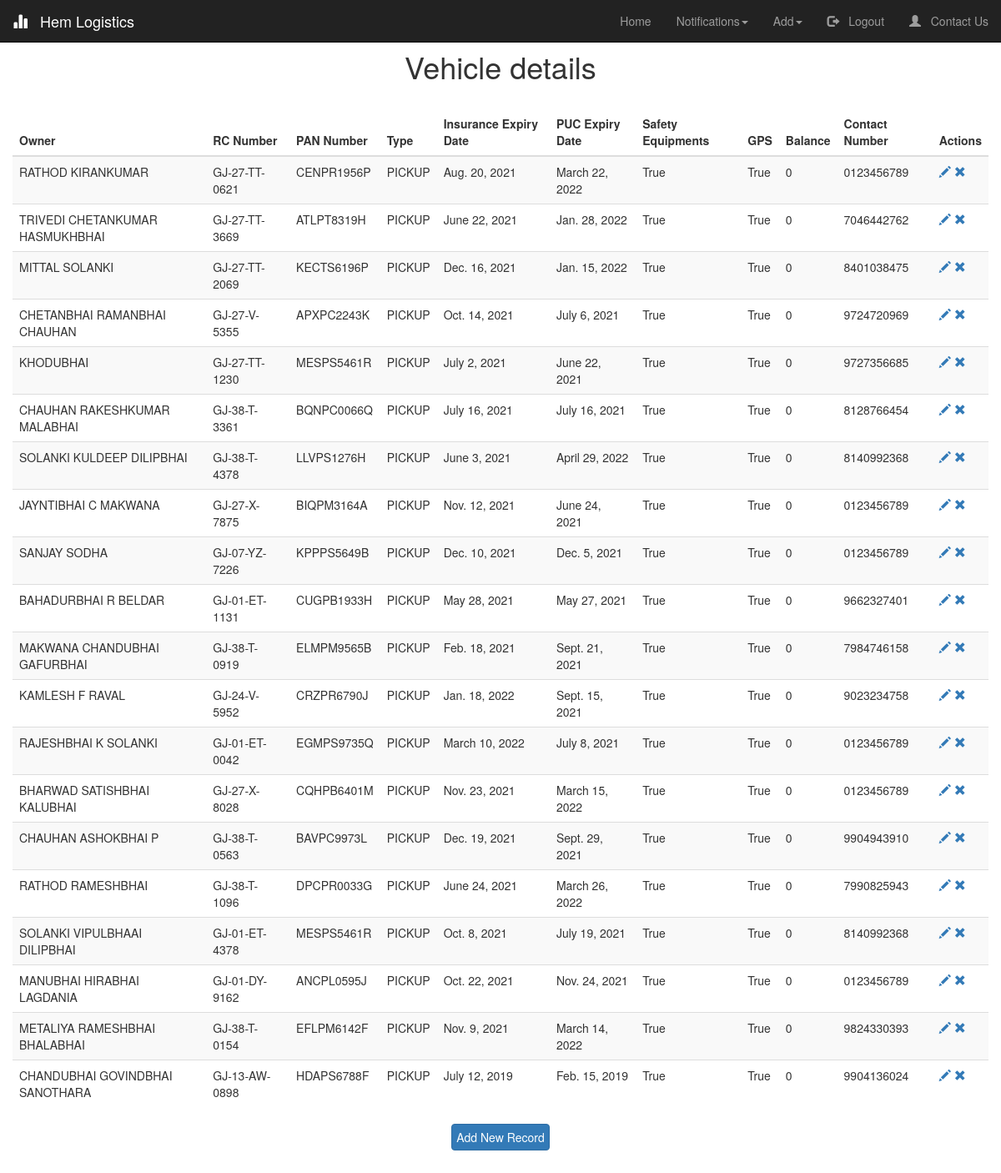
/Vehicle/ (signed in), run on the app's committed database.
### logistics/models.py (models this page shows, shortened)
class Vehicle(models.Model):
    Owner  = models.CharField(max_length=50, verbose_name="Owner's Name")
    RC_number = models.CharField(unique =True, verbose_name="RC Number", max_length=13, validators=[MinLengthValidator(12,message = "Invalid RC Number"), RegexValidator('([A-Z]{2})+-([0-9]{1})+-[A-Z]+-[0-9]{4}',message = "Use proper formatting")])
    PAN_number = models.CharField(verbose_name="PAN Number", max_length=10, validators=[MinLengthValidator(10,message = "Invalid PAN Number")])
    Type = models.CharField(verbose_name="Type of Vehicle", choices=TYPE_CHOICES, max_length=10)
    Other = models.CharField(blank = True,verbose_name='',max_length=10)
    Insurance_policy_number = models.CharField(max_length=25)
    PUC_expiry_date = models.DateField()
    Insurance_expiry_date = models.DateField(validators=[date_validate])#,input_formats = ['%d/%m/%Y'])
    Safety_equipments = models.BooleanField(default=False)
    GPS = models.BooleanField(default=False)
    Contact_number = models.CharField(max_length=10,validators=[MinLengthValidator(10,message = "Invalid Contact Number"),RegexValidator('([0-9]{10})',message="Should be numeric values only")])
    Notifications = models.BooleanField(verbose_name="Notifications Needed", default=True)
    Insurance_expired = models.BooleanField(default=False)
    PUC_expired = models.BooleanField(default=False)
    Available = models.BooleanField(default=True)
    Balance = models.IntegerField(default=0)

### logistics/views.py (the view)
# urls.py: path('Vehicle/', logistics_view.show_vehicle, name='show_vehicle'),
@login_required(login_url='/login')
def show_vehicle(request):
	vehicle = Vehicle.objects.all()
	return render(request, 'show_vehicle.html', {'title':'Vehicle', 'vehicle':vehicle })

### logistics/templates/show_vehicle.html (shortened to what this page needs)
{% extends "index.html" %}
{% load crispy_forms_tags %}
{% block start %}
<link rel="stylesheet" type="text/css" href="https://cdn.datatables.net/1.10.24/css/jquery.dataTables.css">
<h1 style="text-align: center; padding-top: 20px;"> Vehicle details</h1>
<table id = "table" class="table table-striped">
    <thead class="thead-dark">
    <tr>
        <th >Owner</th>
        <th>RC Number</th>
        <th>PAN Number</th>
        <th>Type</th>
        <th>Insurance Expiry Date</th>
        <th>PUC Expiry Date</th>
        <th>Safety Equipments</th>
        <th>GPS</th>
        <th>Balance</th>
        <th>Contact Number</th>
        {% if user.is_authenticated %}
        <th>Actions</th>
        {% endif %}
    </tr>
    </thead>
    <tbody>
{% for x in vehicle %}
    <tr>
        <td>{{ x.Owner }}</td>
        <td>{{ x.RC_number }}</td>
        <td>{{ x.PAN_number }}</td>
        <td id="{{ x.id }}">{{ x.Type }}</td>
        <td>{{ x.Insurance_expiry_date }}</td>
        <td>{{ x.PUC_expiry_date }}</td>
        <td>{{ x.Safety_equipments }}</td>
        <td>{{ x.GPS }}</td>
        <td>{{ x.Balance }}</td>
        <td>{{ x.Contact_number }}</td>
        {% if user.is_authenticated %}
        <td>
            <a href="/edit_vehicle/{{ x.id }}"><span class="glyphicon glyphicon-pencil" > </span></a>
            <a href="/delete_vehicle/{{ x.id }}"><span class="glyphicon glyphicon-remove" > </span></a>
        </td>
        {% endif %}
    </tr>
{% endfor %}
    </tbody>
</table>
{% if user.is_authenticated %}
    <center><a href="/Add Vehicle/" style="padding: 5px;" class="btn btn-primary">Add New Record</a></center>
{% endif %}
{% endblock start %}

### logistics/static/index.css (style rules this page uses)
* { margin: auto; position: relative; box-sizing: border-box; }

### data on the page
Vehicle: Owner "RATHOD KIRANKUMAR", RC_number "GJ-27-TT-0621", PAN_number "CENPR1956P", Type "PICKUP", Insurance_expiry_date "Aug. 20, 2021", PUC_expiry_date "March 22, 2022", Safety_equipments "True", GPS "True", Balance "0", Contact_number "0123456789"
Vehicle: Owner "TRIVEDI CHETANKUMAR HASMUKHBHAI", RC_number "GJ-27-TT-3669", PAN_number "ATLPT8319H", Type "PICKUP", Insurance_expiry_date "June 22, 2021", PUC_expiry_date "Jan. 28, 2022", Safety_equipments "True", GPS "True", Balance "0", Contact_number "7046442762"
Vehicle: Owner "MITTAL SOLANKI", RC_number "GJ-27-TT-2069", PAN_number "KECTS6196P", Type "PICKUP", Insurance_expiry_date "Dec. 16, 2021", PUC_expiry_date "Jan. 15, 2022", Safety_equipments "True", GPS "True", Balance "0", Contact_number "8401038475"
Vehicle: Owner "CHETANBHAI RAMANBHAI CHAUHAN", RC_number "GJ-27-V-5355", PAN_number "APXPC2243K", Type "PICKUP", Insurance_expiry_date "Oct. 14, 2021", PUC_expiry_date "July 6, 2021", Safety_equipments "True", GPS "True", Balance "0", Contact_number "9724720969"
Vehicle: Owner "KHODUBHAI", RC_number "GJ-27-TT-1230", PAN_number "MESPS5461R", Type "PICKUP", Insurance_expiry_date "July 2, 2021", PUC_expiry_date "June 22, 2021", Safety_equipments "True", GPS "True", Balance "0", Contact_number "9727356685"
Vehicle: Owner "CHAUHAN RAKESHKUMAR MALABHAI", RC_number "GJ-38-T-3361", PAN_number "BQNPC0066Q", Type "PICKUP", Insurance_expiry_date "July 16, 2021", PUC_expiry_date "July 16, 2021", Safety_equipments "True", GPS "True", Balance "0", Contact_number "8128766454"
Vehicle: Owner "SOLANKI KULDEEP DILIPBHAI", RC_number "GJ-38-T-4378", PAN_number "LLVPS1276H", Type "PICKUP", Insurance_expiry_date "June 3, 2021", PUC_expiry_date "April 29, 2022", Safety_equipments "True", GPS "True", Balance "0", Contact_number "8140992368"
Vehicle: Owner "JAYNTIBHAI C MAKWANA", RC_number "GJ-27-X-7875", PAN_number "BIQPM3164A", Type "PICKUP", Insurance_expiry_date "Nov. 12, 2021", PUC_expiry_date "June 24, 2021", Safety_equipments "True", GPS "True", Balance "0", Contact_number "0123456789"
Vehicle: Owner "SANJAY SODHA", RC_number "GJ-07-YZ-7226", PAN_number "KPPPS5649B", Type "PICKUP", Insurance_expiry_date "Dec. 10, 2021", PUC_expiry_date "Dec. 5, 2021", Safety_equipments "True", GPS "True", Balance "0", Contact_number "0123456789"
Vehicle: Owner "BAHADURBHAI R BELDAR", RC_number "GJ-01-ET-1131", PAN_number "CUGPB1933H", Type "PICKUP", Insurance_expiry_date "May 28, 2021", PUC_expiry_date "May 27, 2021", Safety_equipments "True", GPS "True", Balance "0", Contact_number "9662327401"
Vehicle: Owner "MAKWANA CHANDUBHAI GAFURBHAI", RC_number "GJ-38-T-0919", PAN_number "ELMPM9565B", Type "PICKUP", Insurance_expiry_date "Feb. 18, 2021", PUC_expiry_date "Sept. 21, 2021", Safety_equipments "True", GPS "True", Balance "0", Contact_number "7984746158"
Vehicle: Owner "KAMLESH F RAVAL", RC_number "GJ-24-V-5952", PAN_number "CRZPR6790J", Type "PICKUP", Insurance_expiry_date "Jan. 18, 2022", PUC_expiry_date "Sept. 15, 2021", Safety_equipments "True", GPS "True", Balance "0", Contact_number "9023234758"
Vehicle: Owner "RAJESHBHAI K SOLANKI", RC_number "GJ-01-ET-0042", PAN_number "EGMPS9735Q", Type "PICKUP", Insurance_expiry_date "March 10, 2022", PUC_expiry_date "July 8, 2021", Safety_equipments "True", GPS "True", Balance "0", Contact_number "0123456789"
Vehicle: Owner "BHARWAD SATISHBHAI KALUBHAI", RC_number "GJ-27-X-8028", PAN_number "CQHPB6401M", Type "PICKUP", Insurance_expiry_date "Nov. 23, 2021", PUC_expiry_date "March 15, 2022", Safety_equipments "True", GPS "True", Balance "0", Contact_number "0123456789"
Vehicle: Owner "CHAUHAN ASHOKBHAI P", RC_number "GJ-38-T-0563", PAN_number "BAVPC9973L", Type "PICKUP", Insurance_expiry_date "Dec. 19, 2021", PUC_expiry_date "Sept. 29, 2021", Safety_equipments "True", GPS "True", Balance "0", Contact_number "9904943910"
Vehicle: Owner "RATHOD RAMESHBHAI", RC_number "GJ-38-T-1096", PAN_number "DPCPR0033G", Type "PICKUP", Insurance_expiry_date "June 24, 2021", PUC_expiry_date "March 26, 2022", Safety_equipments "True", GPS "True", Balance "0", Contact_number "7990825943"
Vehicle: Owner "SOLANKI VIPULBHAAI DILIPBHAI", RC_number "GJ-01-ET-4378", PAN_number "MESPS5461R", Type "PICKUP", Insurance_expiry_date "Oct. 8, 2021", PUC_expiry_date "July 19, 2021", Safety_equipments "True", GPS "True", Balance "0", Contact_number "8140992368"
Vehicle: Owner "MANUBHAI HIRABHAI LAGDANIA", RC_number "GJ-01-DY-9162", PAN_number "ANCPL0595J", Type "PICKUP", Insurance_expiry_date "Oct. 22, 2021", PUC_expiry_date "Nov. 24, 2021", Safety_equipments "True", GPS "True", Balance "0", Contact_number "0123456789"
Vehicle: Owner "METALIYA RAMESHBHAI BHALABHAI", RC_number "GJ-38-T-0154", PAN_number "EFLPM6142F", Type "PICKUP", Insurance_expiry_date "Nov. 9, 2021", PUC_expiry_date "March 14, 2022", Safety_equipments "True", GPS "True", Balance "0", Contact_number "9824330393"
Vehicle: Owner "CHANDUBHAI GOVINDBHAI SANOTHARA", RC_number "GJ-13-AW-0898", PAN_number "HDAPS6788F", Type "PICKUP", Insurance_expiry_date "July 12, 2019", PUC_expiry_date "Feb. 15, 2019", Safety_equipments "True", GPS "True", Balance "0", Contact_number "9904136024"
